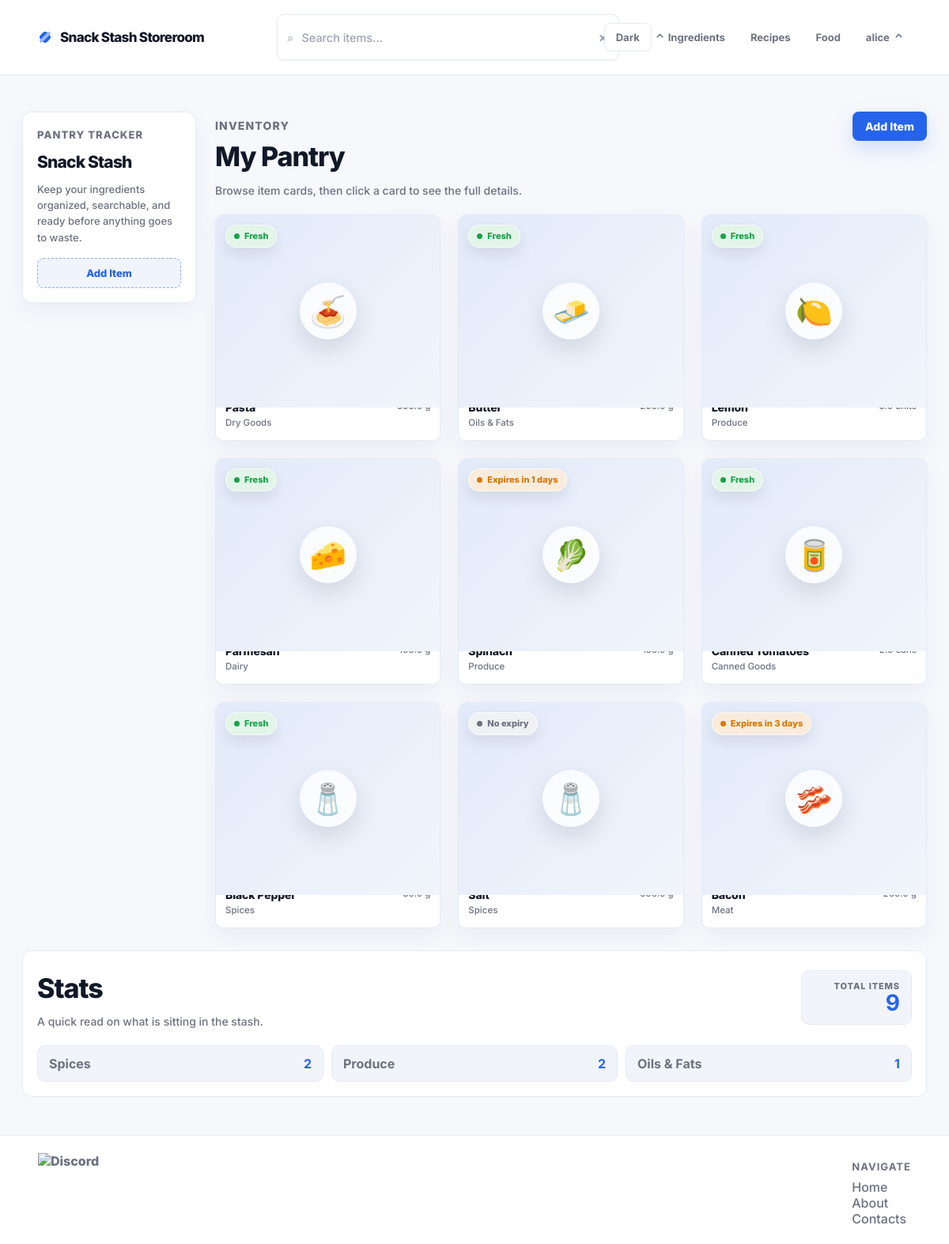
/dashboard (signed in), run on the app's committed database.
### app/models/model.py (models this page shows, shortened)
class BaseModel(Model):
    class Meta:
        database = db

class User(UserMixin, BaseModel):
    id = AutoField()
    username = CharField(unique=True)
    email = CharField(unique=True)
    password_hash = CharField()
    created_at = DateTimeField(default=datetime.now)
    updated_at = DateTimeField(default=datetime.now)
    class Meta:
        table_name = "users"

class Ingredient(BaseModel):
    id = AutoField()
    user = ForeignKeyField(User, backref="ingredients")
    name = CharField()
    emoji = CharField(default="🥫")
    quantity = FloatField()
    unit = CharField()
    category = CharField()
    expiry_date = DateField(null=True)
    notes = CharField(null=True)
    created_at = DateTimeField(default=datetime.now)
    updated_at = DateTimeField(default=datetime.now)
    class Meta:
        table_name = "ingredients"

### app/routes/templates.py (the view)
@template_bp.route("/dashboard")
@login_required
def dashboard():
    user_id = int(current_user.id)
    items = list(_user_ingredients(user_id).dicts())
    recipes = [recipes_mod.recipe_to_dict(r) for r in
                Recipe.select().where(Recipe.user_id == user_id).order_by(Recipe.id.desc())]
    for r in recipes:
        r["generated_label"] = recipes_mod._relative_date(r["created_at"])
    today = date.today()
    stats = _stats_context(user_id)
    return render_template(
        "dashboard.html",
        items=items,
        recipes=recipes,
        gen_status=recipes_mod._gen_status,
        today=today,
        warning_days=today + timedelta(days=3),
        **stats,
    )

### app/routes/ingredients.py (called while the page is built)
def _user_ingredients(user_id=None):
    owner_id = user_id if user_id is not None else _user_id()
    return Ingredient.select().where(Ingredient.user_id == owner_id)

def _stats_context(user_id=None):
    ingredients = _user_ingredients(user_id)
    total = ingredients.count()
    top_categories = list(
        Ingredient.select(Ingredient.category, fn.COUNT(Ingredient.id).alias("n"))
        .where(Ingredient.user_id == (user_id if user_id is not None else _user_id()))
        .group_by(Ingredient.category)
        .order_by(fn.COUNT(Ingredient.id).desc())
        .limit(3)
        .tuples()
    )
    return dict(total=total, top_categories=top_categories)

### app/templates/dashboard.html (shortened to what this page needs)
{% extends "layout.html" %}
{% block content %}
<main class="dashboard-page">
    {% if current_user.is_authenticated %}
    <div class="dashboard-shell">
        <aside class="dashboard-sidebar">
            <p class="sidebar-kicker quicksand-regular">Pantry Tracker</p>
            <h1 class="elms-sans-regular">Snack Stash</h1>
            <p class="quicksand-regular">Keep your ingredients organized, searchable, and ready before anything goes to waste.</p>
            <button class="quicksand-regular"
                hx-get="/ingredients/new"
                hx-target="#item-form-container"
                hx-swap="innerHTML">Add Item</button>
        </aside>
        <section class="pantry-section dashboard-main">
            <div class="section-header">
                <div>
                    <p class="section-kicker quicksand-regular">Inventory</p>
                    <h2 class="elms-sans-regular h1">My Pantry</h2>
                    <p class="quicksand-regular">Browse item cards, then click a card to see the full details.</p>
                </div>
                <button class="quicksand-regular"
                    hx-get="/ingredients/new"
                    hx-target="#item-form-container"
                    hx-swap="innerHTML">Add Item</button>
            </div>
            <div id="pantry-items" class="pantry-items-grid">
                {% include "_pantry_items.html" %}
            </div>
        </section>
    </div>
    <div id="pantry-stats">
        {% include "_stats.html" %}
    </div>
    {% endif %}
</main>
{% endblock %}

### app/templates/layout.html (shortened to what this page needs)
<!DOCTYPE html>
<html lang="en">
    <head>
        <link rel="stylesheet" href="{{ url_for('static', filename='styles.css', v=asset_version) }}">
    </head>
    <body class="light-mode">
        <nav>
            <div class="logo">
                <span class="logo-mark" aria-hidden="true"></span>
                <p class="elms-sans-regular h1">Snack Stash Storeroom</p>
            </div>
            {% if current_user.is_authenticated %}
            <div class="search-bar">
                <form id="search-form" class="search-form">
                    <span class="search-icon">⌕</span>
                    <input
                    id="search-filter"
                    type="text"
                    name="filter"
                    placeholder="Search items..."
                    class="quicksand-regular">
                    <button type="button" id="clear-search">×</button>
                </form>
                <details class="category-dropdown">
                    <summary class="dropdown-trigger elms-sans-regular">
                        <span class="chevron">⌄</span>
                    </summary>
                </details>
            </div>
            {% endif %}
            <ul class="nav-links">
                <li>
                    <button type="button" id="theme-toggle" class="theme-toggle quicksand-regular" aria-label="Toggle dark mode">
                    </button>
                </li>
                {% if current_user.is_authenticated %}
                <li><a href="{{ url_for('templates.dashboard') }}" class="quicksand-regular">Ingredients</a></li>
                <li><a href="{{ url_for('recipes.recipes_page') }}" class="quicksand-regular">Recipes</a></li>
                <li><a href="{{ url_for('food.food_page') }}" class="quicksand-regular">Food</a></li>
                <li>
                    <details class="dropdown">
                        <summary class="quicksand-regular dropdown-trigger">{{ current_user.username }}<span class="chevron">⌄</span></summary>
                    </details>
                </li>
                {% endif %}
            </ul>
        </nav>
        <div class="spacer-small"></div>
        {% block content %}
        {% endblock %}
        <footer>
            <div class="footer-connection">
                <img src="" alt="Discord" class="elms-sans-regular">
            </div>
            <ul class="footer-nav">
                <li class="elms-sans-regular"><h1>Navigate</h1></li>
                <li><a href="#" class="quicksand-regular">Home</a></li>
                <li><a href="#" class="quicksand-regular">About</a></li>
                <li><a href="#" class="quicksand-regular">Contacts</a></li>
            </ul>
        </footer>
    </body>
</html>

### app/templates/_pantry_items.html (shortened to what this page needs)
{% if items %}
  {% for item in items %}
    {% set item_category = item.category or "Uncategorized" %}
    {% set item_notes = item.notes or "" %}
    {% set emoji = item.emoji or "🥫" %}
    {% set status_class = "fresh" %}
    {% set status_label = "Fresh" %}
    {% if item.expiry_date and item.expiry_date < today %}
      {% set status_class = "expired" %}
      {% set status_label = "Expired" %}
    {% elif item.expiry_date and item.expiry_date <= warning_days %}
      {% set status_class = "warning" %}
      {% set status_label = "Expires in " ~ (item.expiry_date - today).days ~ " days" %}
    {% elif not item.expiry_date %}
      {% set status_class = "unknown" %}
      {% set status_label = "No expiry" %}
    {% endif %}
    <article class="pantry-card pantry-card--{{ status_class }}"
      data-search="{{ (emoji ~ ' ' ~ item.name ~ ' ' ~ item_category ~ ' ' ~ item.quantity ~ ' ' ~ (item.unit or '') ~ ' ' ~ item_notes)|lower }}">
      <div class="pantry-card-inner">
        <label class="pantry-card-face pantry-card-front" for="pantry-card-{{ item.id }}" data-card-flip
          aria-label="View details for {{ item.name }}">
          <span class="pantry-card-media">
            <span class="pantry-item-icon" aria-hidden="true">{{ emoji }}</span>
            <span class="expiry-chip expiry-chip--{{ status_class }}">{{ status_label }}</span>
          </span>
          <span class="pantry-card-main">
            <span>
              <strong class="elms-sans-regular">{{ item.name }}</strong>
              <small class="quicksand-regular">{{ item_category }}</small>
            </span>
            <span class="pantry-card-quantity quicksand-regular">{{ item.quantity }} {{ item.unit or "" }}</span>
          </span>
        </label>
        <div class="pantry-card-face pantry-card-back">
          <label for="pantry-card-{{ item.id }}" class="card-back-button quicksand-regular" data-card-unflip>Back</label>
          <p class="dialog-eyebrow quicksand-regular">{{ item_category }}</p>
          <h3 class="elms-sans-regular">{{ emoji }} {{ item.name }}</h3>
          <div class="pantry-detail-list quicksand-regular">
            <div>
              <span>Quantity</span>
              <strong>{{ item.quantity }} {{ item.unit or "" }}</strong>
            </div>
            <div>
              <span>Expiry</span>
              <strong>{{ item.expiry_date or "None" }}</strong>
            </div>
            {% if item_notes %}
              <div class="detail-notes">
                <span>Notes</span>
              </div>
            {% endif %}
          </div>
          <div class="card-actions">
            <button class="card-edit quicksand-regular"
              hx-get="/ingredients/{{ item.id }}/edit"
              hx-target="#item-form-container"
              hx-swap="innerHTML">Edit</button>
            <button class="card-delete quicksand-regular"
              hx-delete="/ingredients/{{ item.id }}"
              hx-target="#pantry-items"
              hx-swap="innerHTML"
              hx-confirm="Delete this pantry item?">Delete</button>
          </div>
        </div>
      </div>
    </article>
  {% endfor %}
{% else %}
  <div class="empty-state quicksand-regular">
    <p>No pantry items yet.</p>
    <p>Click "Add Item" to create your first entry.</p>
  </div>
{% endif %}

### data on the page
User: username "alice"
Ingredient: emoji "🍝", status_label "Fresh", category "Dry Goods"
Ingredient: emoji "🧈", status_label "Fresh", category "Oils & Fats"
Ingredient: emoji "🍋", status_label "Fresh", category "Produce"
Ingredient: emoji "🧀", status_label "Fresh", category "Dairy"
Ingredient: emoji "🥬", status_label "Expires in 1 days", category "Produce"
Ingredient: emoji "🥫", status_label "Fresh", category "Canned Goods"
Ingredient: emoji "🧂", status_label "Fresh", category "Spices"
Ingredient: emoji "🧂", status_label "No expiry", category "Spices"
Ingredient: emoji "🥓", status_label "Expires in 3 days", category "Meat"

### other printed values
{{ total }} "9"
{{ name or "Uncategorized" }} "Spices" "Produce" "Oils & Fats"
{{ count }} "2" "2" "1"
